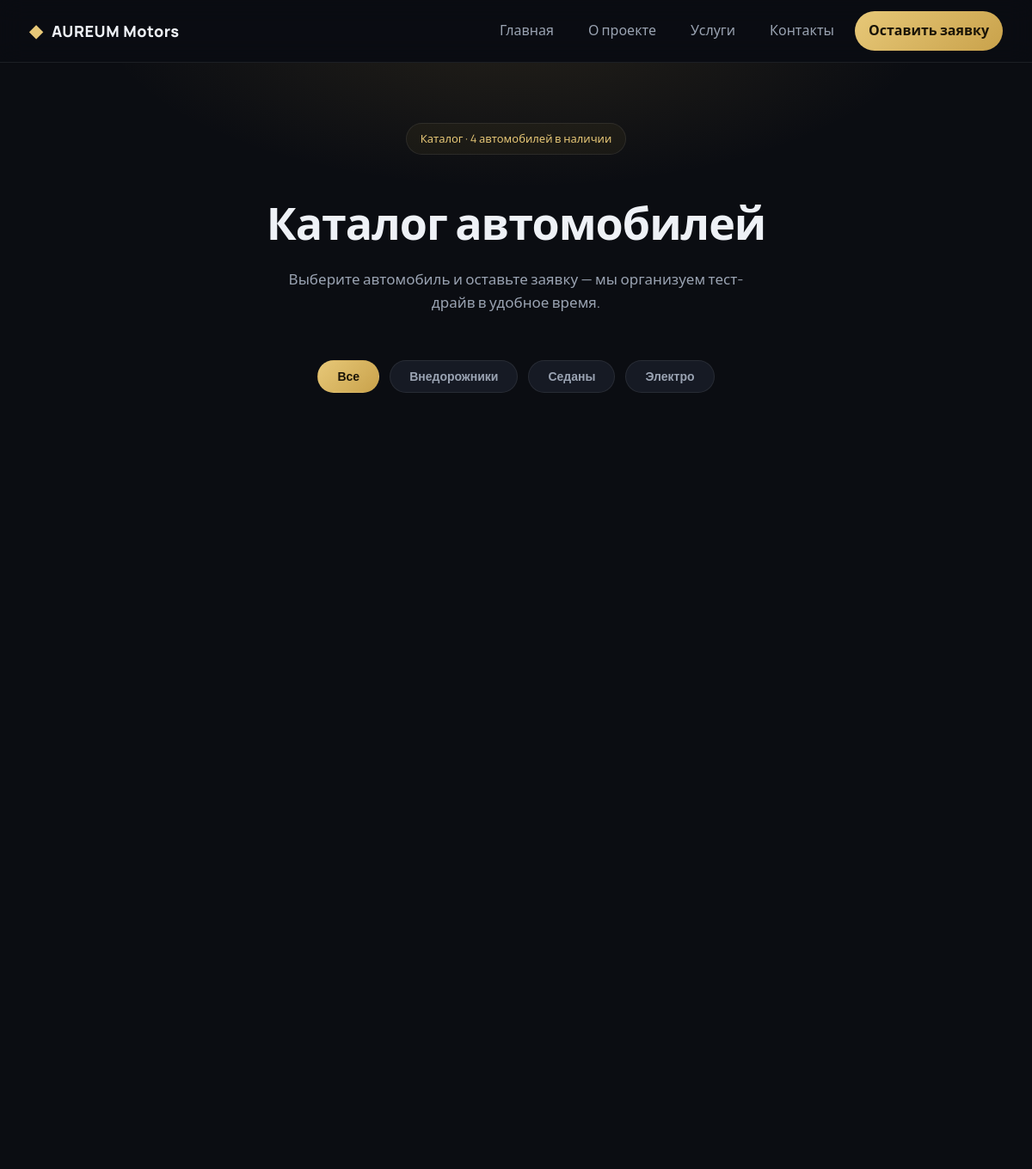
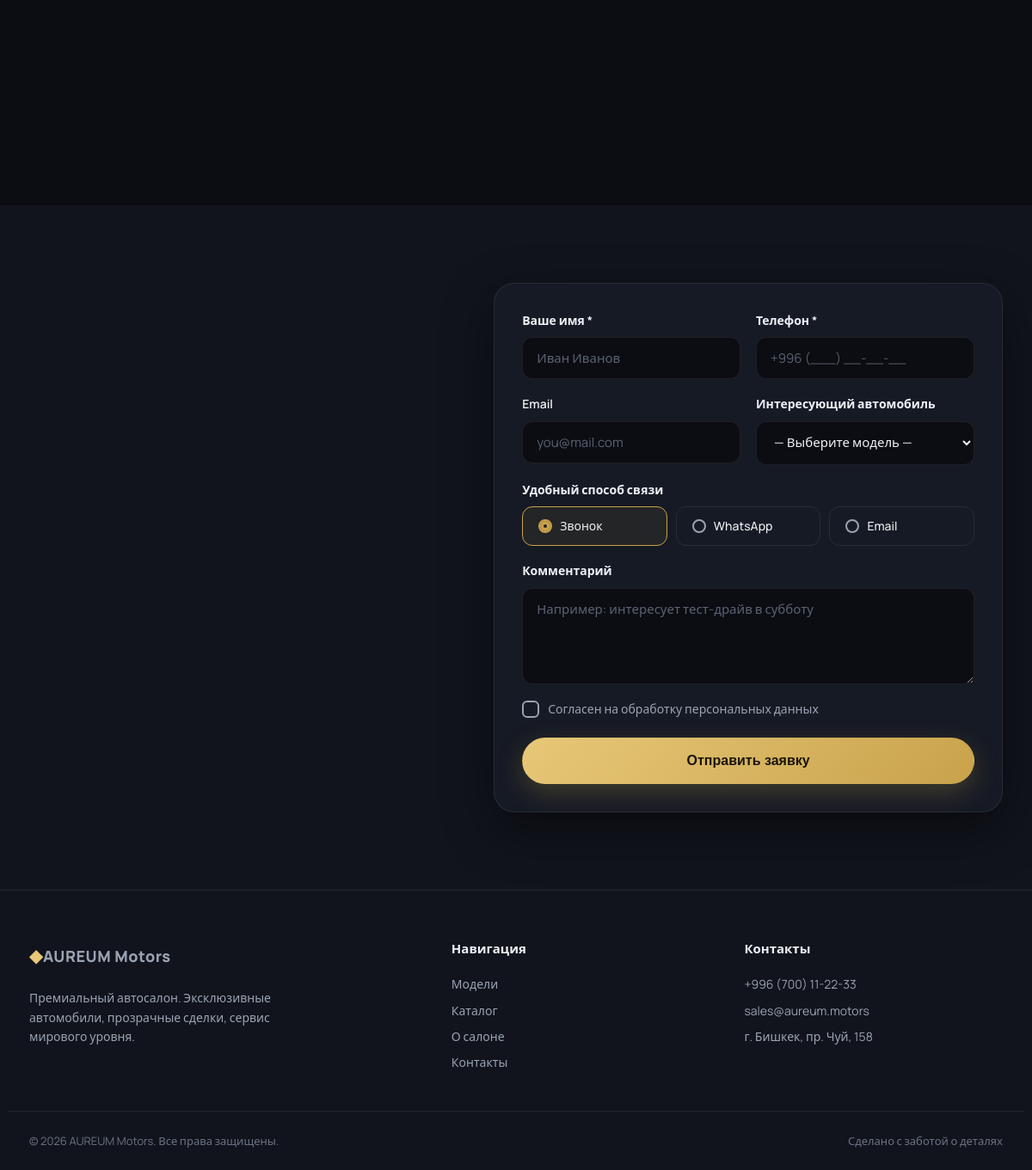
Page /services/ on the committed database (2 pictures, top to bottom).
### config/models.py (models this page shows, shortened)
class CompanyInfo(models.Model):
	company_name = models.CharField('Название компании', max_length=150)
	description = models.TextField('Описание')
	logo = models.ImageField('Логотип', upload_to='company/', blank=True, null=True)
	phone = models.CharField('Номер телефона', max_length=30)
	email = models.EmailField('Email')
	address = models.CharField('Адрес', max_length=250)
	instagram_url = models.URLField('Ссылка на Instagram', blank=True)
	telegram_url = models.URLField('Ссылка на Telegram', blank=True)
	vk_url = models.URLField('Ссылка на VK', blank=True)
	class Meta:
		verbose_name = 'Информация о компании'
		verbose_name_plural = 'Информация о компании'

### pages/views.py (the view)
# urls.py: path('services/', views.services, name='services'),
def services(request):
	context = site_context()
	context['services'] = Service.objects.all()
	return render(request, 'pages/services.html', context)

### pages/views.py (called while the page is built)
def site_context():
	return {
		'company': CompanyInfo.objects.first(),
	}

### templates/pages/services.html (shortened to what this page needs)
{% extends 'base.html' %}
{% block content %}
<section class="pagehead"><div class="container"><span class="badge">Каталог · {{ services|length }} автомобилей в наличии</span><h1 class="pagehead__title">Каталог автомобилей</h1><p class="pagehead__sub">Выберите автомобиль и оставьте заявку — мы организуем тест-драйв в удобное время.</p></div></section>
<section class="filters"><div class="container filters__inner"><button class="chip chip--active" data-filter="all">Все</button><button class="chip" data-filter="suv">Внедорожники</button><button class="chip" data-filter="sedan">Седаны</button><button class="chip" data-filter="electric">Электро</button></div></section>
<section class="section section--tight"><div class="container"><div class="cards" id="catalog-grid"></div></div></section>
<section class="section section--alt" id="order"><div class="container order"><form class="form" id="order-form" novalidate><div class="form__row"><label class="field"><span>Ваше имя *</span><input type="text" name="name" placeholder="Иван Иванов" required></label><label class="field"><span>Телефон *</span><input type="tel" name="phone" placeholder="+996 (___) __-__-__" required></label></div><div class="form__row"><label class="field"><span>Email</span><input type="email" name="email" placeholder="you@mail.com"></label><label class="field"><span>Интересующий автомобиль</span><select name="car" id="car-select"><option value="">— Выберите модель —</option></select></label></div><fieldset class="field field--radio"><span>Удобный способ связи</span><div class="radios"><label><i></i>Звонок</label><label><i></i>WhatsApp</label><label><i></i>Email</label></div></fieldset><label class="field"><span>Комментарий</span><textarea name="message" rows="4" placeholder="Например: интересует тест-драйв в субботу"></textarea></label><label class="checkbox"><i></i><span>Согласен на обработку персональных данных</span></label><button type="submit" class="btn btn--primary btn--lg btn--block">Отправить заявку</button></form></div></section>
{% endblock %}

### templates/header.html (shortened to what this page needs)
<header class="header" id="top">
    <div class="container header__inner">
        <a href="{% url 'pages:home' %}" class="logo">
            <span class="logo__mark">◆</span>
            <span class="logo__text">{% if company %}{{ company.company_name }}{% else %}AUREUM<span>MOTORS</span>{% endif %}</span>
        </a>
        <nav class="nav" id="nav" aria-label="Основная навигация">
            <a href="{% url 'pages:home' %}" class="nav__link">Главная</a>
            <a href="{% url 'pages:about' %}" class="nav__link">О проекте</a>
            <a href="{% url 'pages:services' %}" class="nav__link">Услуги</a>
            <a href="{% url 'pages:contacts' %}" class="nav__link">Контакты</a>
            <a href="{% url 'pages:services' %}#order" class="nav__link nav__link--btn">Оставить заявку</a>
        </nav>
    </div>
</header>

### templates/footer.html
<footer class="footer">
    <div class="container footer__inner">
        <div class="footer__col"><a href="{% url 'pages:home' %}" class="logo"><span class="logo__mark">◆</span><span class="logo__text">{% if company %}{{ company.company_name }}{% else %}AUREUM<span>MOTORS</span>{% endif %}</span></a><p class="footer__desc">Премиальный автосалон. Эксклюзивные автомобили, прозрачные сделки, сервис мирового уровня.</p></div>
        <div class="footer__col"><h4 class="footer__title">Навигация</h4><a href="{% url 'pages:home' %}#models">Модели</a><a href="{% url 'pages:services' %}">Каталог</a><a href="{% url 'pages:about' %}">О салоне</a><a href="{% url 'pages:contacts' %}">Контакты</a></div>
        <div class="footer__col"><h4 class="footer__title">Контакты</h4>{% if company %}<a href="tel:{{ company.phone }}">{{ company.phone }}</a><a href="mailto:{{ company.email }}">{{ company.email }}</a><p>{{ company.address }}</p>{% endif %}</div>
    </div>
    <div class="container footer__bottom"><span>© {% now "Y" %} {% if company %}{{ company.company_name }}{% else %}AUREUM Motors{% endif %}. Все права защищены.</span><span>Сделано с заботой о деталях</span></div>
</footer>

### rows in the picture
CompanyInfo: company_name "AUREUM Motors", phone "+996 (700) 11-22-33", email "sales@aureum.motors", address "г. Бишкек, пр. Чуй, 158"

### other values in the picture
{{ services|length }} "4"
